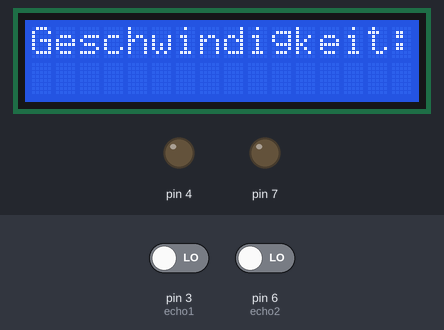
A sketch run on a simulated Arduino Uno, built with avr-gcc and run on an emulated ATmega328P. On the bench: 16×2 character LCD, output pins drawn as LEDs (lit = HIGH). The test bench sets the inputs (shaded band); at power-on: pin 3 (echo1) LOW, pin 6 (echo2) LOW. Pins used as bus, display or sensor lines are not drawn; what the sketch prints to the serial monitor is not drawn.

Above: at 0.1 s.
At 28.3 s:
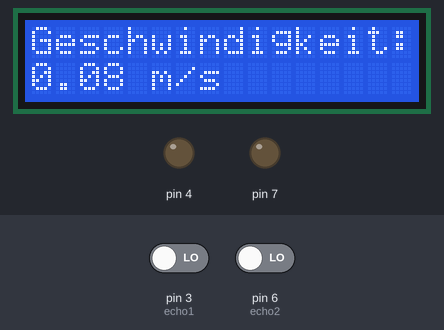
At 57.4 s:
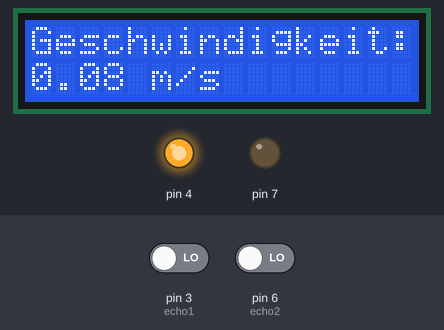
At 121.7 s:
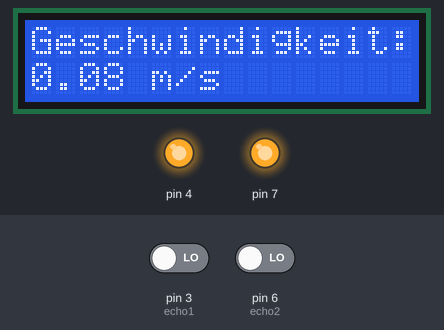
Timing chart, 0 to 130.0 s (numbered marks = the images above):
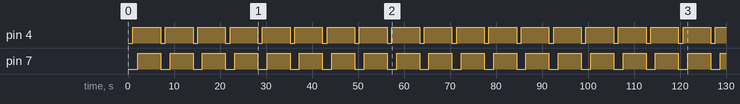

Measured:
- by itself, pin 4: alternates HIGH for 6.0 s and LOW for 1.0 s
- by itself, pin 7: alternates HIGH for 5.0 s and LOW for 2.0 s

The sketch:

projekt_V1_ENTF.ino
```cpp
#include <LiquidCrystal.h>
LiquidCrystal lcd(8,9,10,11,12,13);


int trigger1 = 2;
int echo1 = 3;

int trigger2 = 5;
int echo2 = 6;

long dauer1 = 0, dauer2 = 0;
long entfernung1 = 0, entfernung2 = 0;
void setup()
{
  Serial.begin (9600);

  pinMode(trigger1, OUTPUT);
  pinMode(echo1, INPUT);

  pinMode(trigger2, OUTPUT);
  pinMode(echo2, INPUT);

  pinMode(4, OUTPUT);
  pinMode(7, OUTPUT);

  lcd.begin(16,2);
  Serial.begin(9600);
  lcd.setCursor(0,0);
  lcd.print("Entfernung:");
}
void loop()
{
  unsigned long runtime = 0, distance_time = 0, runtime2 = 0;
  double v_speed;
  double distance = 154.94; //mm 154.94

  runtime = millis();

  lcd.setCursor(0,0);
  lcd.print("Geschwindigkeit:");

  digitalWrite(trigger1, LOW);
  delay(5);
  digitalWrite(trigger1, HIGH);
  delay(10);
  digitalWrite(trigger1, LOW);
  dauer1 = pulseIn(echo1, HIGH);

  entfernung1 = (dauer1 / 2) * 0.3432;


  if (entfernung1 < 300){
    digitalWrite(4, HIGH);
    do {
        digitalWrite(trigger2, LOW);
        delay(5);
        digitalWrite(trigger2, HIGH);
        delay(10);
        digitalWrite(trigger2, LOW);
        dauer2 = pulseIn(echo2, HIGH);

        entfernung2 = (dauer2 / 2) * 0.3432;
        runtime2 = millis();
    } while(entfernung2 > 300);
    distance_time = runtime2 - runtime;
    Serial.print(distance_time);
    Serial.print("ms");
    digitalWrite(7, HIGH);
    // v = s/t
    v_speed = distance / (double) distance_time;
    // v_speed *= 3.6;

    Serial.println(v_speed);
    lcd.setCursor(0,1);
    lcd.print(v_speed);
    lcd.print(" m/s");
    delay(5000);
  }

  digitalWrite(4, LOW);
  digitalWrite(7, LOW);

}
```
